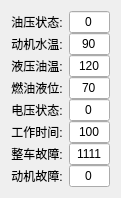
         <widget class="QWidget" name="">
          <property name="geometry">
           <rect>
            <x>140</x>
            <y>0</y>
            <width>121</width>
            <height>181</height>
           </rect>
          </property>
          <layout class="QFormLayout" name="formLayout_24">
           <property name="verticalSpacing">
            <number>0</number>
           </property>
           <item row="0" column="0">
            <widget class="QLabel" name="label_604">
             <property name="font">
              <font>
               <pointsize>9</pointsize>
              </font>
             </property>
             <property name="text">
              <string>油压状态:</string>
             </property>
             <property name="alignment">
              <set>Qt::AlignCenter</set>
             </property>
            </widget>
           </item>
           <item row="0" column="1">
            <widget class="QLineEdit" name="umbd_oilPressureState">
             <property name="font">
              <font>
               <pointsize>9</pointsize>
              </font>
             </property>
             <property name="text">
              <string>0</string>
             </property>
             <property name="alignment">
              <set>Qt::AlignCenter</set>
             </property>
            </widget>
           </item>
           <item row="1" column="0">
            <widget class="QLabel" name="label_599">
             <property name="font">
              <font>
               <pointsize>9</pointsize>
              </font>
             </property>
             <property name="text">
              <string>动机水温:</string>
             </property>
             <property name="alignment">
              <set>Qt::AlignCenter</set>
             </property>
            </widget>
           </item>
           <item row="1" column="1">
            <widget class="QLineEdit" name="umbd_engineWaterTp">
             <property name="font">
              <font>
               <pointsize>9</pointsize>
              </font>
             </property>
             <property name="text">
              <string>90</string>
             </property>
             <property name="alignment">
              <set>Qt::AlignCenter</set>
             </property>
            </widget>
           </item>
           <item row="2" column="0">
            <widget class="QLabel" name="label_600">
             <property name="font">
              <font>
               <pointsize>9</pointsize>
              </font>
             </property>
             <property name="text">
              <string>液压油温:</string>
             </property>
             <property name="alignment">
              <set>Qt::AlignCenter</set>
             </property>
            </widget>
           </item>
           <item row="2" column="1">
            <widget class="QLineEdit" name="umbd_oilTp">
             <property name="font">
              <font>
               <pointsize>9</pointsize>
              </font>
             </property>
             <property name="text">
              <string>120</string>
             </property>
             <property name="alignment">
              <set>Qt::AlignCenter</set>
             </property>
            </widget>
           </item>
           <item row="3" column="0">
            <widget class="QLabel" name="label_603">
             <property name="font">
              <font>
               <pointsize>9</pointsize>
              </font>
             </property>
             <property name="text">
              <string>燃油液位:</string>
             </property>
             <property name="alignment">
              <set>Qt::AlignCenter</set>
             </property>
            </widget>
           </item>
           <item row="3" column="1">
            <widget class="QLineEdit" name="umbd_oilLevel">
             <property name="font">
              <font>
               <pointsize>9</pointsize>
              </font>
             </property>
             <property name="text">
              <string>70</string>
             </property>
             <property name="alignment">
              <set>Qt::AlignCenter</set>
             </property>
            </widget>
           </item>
           <item row="4" column="0">
            <widget class="QLabel" name="label_601">
             <property name="font">
              <font>
               <pointsize>9</pointsize>
              </font>
             </property>
             <property name="text">
              <string>电压状态:</string>
             </property>
             <property name="alignment">
              <set>Qt::AlignCenter</set>
             </property>
            </widget>
           </item>
           <item row="4" column="1">
            <widget class="QLineEdit" name="umbd_systemVoltageState">
             <property name="font">
              <font>
               <pointsize>9</pointsize>
              </font>
             </property>
             <property name="text">
              <string>0</string>
             </property>
             <property name="alignment">
              <set>Qt::AlignCenter</set>
             </property>
            </widget>
           </item>
           <item row="5" column="0">
            <widget class="QLabel" name="label_602">
             <property name="font">
              <font>
               <pointsize>9</pointsize>
              </font>
             </property>
             <property name="text">
              <string>工作时间:</string>
             </property>
             <property name="alignment">
              <set>Qt::AlignCenter</set>
             </property>
            </widget>
           </item>
           <item row="5" column="1">
            <widget class="QLineEdit" name="umbd_workHours">
             <property name="font">
              <font>
               <pointsize>9</pointsize>
              </font>
             </property>
             <property name="text">
              <string>100</string>
             </property>
             <property name="alignment">
              <set>Qt::AlignCenter</set>
             </property>
            </widget>
           </item>
           <item row="6" column="0">
            <widget class="QLabel" name="label_607">
             <property name="font">
              <font>
               <pointsize>9</pointsize>
              </font>
             </property>
             <property name="text">
              <string>整车故障:</string>
             </property>
             <property name="alignment">
              <set>Qt::AlignCenter</set>
             </property>
            </widget>
           </item>
           <item row="6" column="1">
            <widget class="QLineEdit" name="umbd_vehicleErrorCode">
             <property name="font">
              <font>
               <pointsize>9</pointsize>
              </font>
             </property>
             <property name="text">
              <string>1111</string>
             </property>
             <property name="alignment">
              <set>Qt::AlignCenter</set>
             </property>
            </widget>
           </item>
           <item row="7" column="0">
            <widget class="QLabel" name="label_608">
             <property name="font">
              <font>
               <pointsize>9</pointsize>
              </font>
             </property>
             <property name="text">
              <string>动机故障:</string>
             </property>
             <property name="alignment">
              <set>Qt::AlignCenter</set>
             </property>
            </widget>
           </item>
           <item row="7" column="1">
            <widget class="QLineEdit" name="umbd_errorCode">
             <property name="font">
              <font>
               <pointsize>9</pointsize>
              </font>
             </property>
             <property name="text">
              <string>0</string>
             </property>
             <property name="alignment">
              <set>Qt::AlignCenter</set>
             </property>
            </widget>
           </item>
          </layout>
         </widget>
